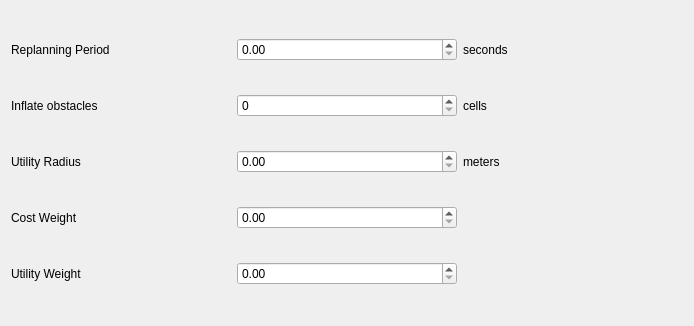
         <widget class="QWidget" name="HDLTab_6">
          <property name="geometry">
           <rect>
            <x>0</x>
            <y>0</y>
            <width>694</width>
            <height>326</height>
           </rect>
          </property>
          <attribute name="label">
           <string>Deliberative Layer</string>
          </attribute>
          <layout class="QGridLayout" name="gridLayout_17">
           <item row="0" column="0">
            <widget class="QLabel" name="label_144">
             <property name="text">
              <string>Replanning Period</string>
             </property>
            </widget>
           </item>
           <item row="0" column="1">
            <widget class="QDoubleSpinBox" name="CURPSpinBox"/>
           </item>
           <item row="1" column="0">
            <widget class="QLabel" name="label_147">
             <property name="text">
              <string>Inflate obstacles</string>
             </property>
            </widget>
           </item>
           <item row="2" column="0">
            <widget class="QLabel" name="label_132">
             <property name="text">
              <string>Utility Radius</string>
             </property>
            </widget>
           </item>
           <item row="4" column="1">
            <widget class="QDoubleSpinBox" name="CUUWSpinBox"/>
           </item>
           <item row="2" column="1">
            <widget class="QDoubleSpinBox" name="CUURSpinBox"/>
           </item>
           <item row="3" column="0">
            <widget class="QLabel" name="label_133">
             <property name="text">
              <string>Cost Weight</string>
             </property>
            </widget>
           </item>
           <item row="3" column="1">
            <widget class="QDoubleSpinBox" name="CUCWSpinBox"/>
           </item>
           <item row="4" column="0">
            <widget class="QLabel" name="label_134">
             <property name="text">
              <string>Utility Weight</string>
             </property>
            </widget>
           </item>
           <item row="0" column="2">
            <widget class="QLabel" name="label_157">
             <property name="text">
              <string>seconds</string>
             </property>
            </widget>
           </item>
           <item row="1" column="2">
            <widget class="QLabel" name="label_158">
             <property name="text">
              <string>cells</string>
             </property>
            </widget>
           </item>
           <item row="2" column="2">
            <widget class="QLabel" name="label_159">
             <property name="text">
              <string>meters</string>
             </property>
            </widget>
           </item>
           <item row="1" column="1">
            <widget class="QSpinBox" name="CUIOSpinBox"/>
           </item>
          </layout>
         </widget>
